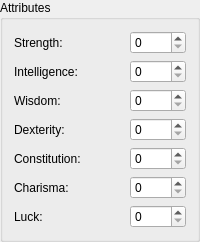
               <widget class="QGroupBox" name="mobAttributeBox">
                <property name="title">
                 <string>Attributes</string>
                </property>
                <layout class="QVBoxLayout">
                 <item>
                  <layout class="QHBoxLayout">
                   <property name="margin">
                    <number>0</number>
                   </property>
                   <item>
                    <widget class="QLabel" name="label_50">
                     <property name="minimumSize">
                      <size>
                       <width>100</width>
                       <height>0</height>
                      </size>
                     </property>
                     <property name="maximumSize">
                      <size>
                       <width>100</width>
                       <height>16777215</height>
                      </size>
                     </property>
                     <property name="text">
                      <string>Strength:</string>
                     </property>
                    </widget>
                   </item>
                   <item>
                    <spacer>
                     <property name="orientation">
                      <enum>Qt::Horizontal</enum>
                     </property>
                     <property name="sizeType">
                      <enum>QSizePolicy::Fixed</enum>
                     </property>
                     <property name="sizeHint" stdset="0">
                      <size>
                       <width>10</width>
                       <height>20</height>
                      </size>
                     </property>
                    </spacer>
                   </item>
                   <item>
                    <widget class="QSpinBox" name="mobStrBox">
                     <property name="focusPolicy">
                      <enum>Qt::WheelFocus</enum>
                     </property>
                     <property name="minimum">
                      <number>0</number>
                     </property>
                     <property name="maximum">
                      <number>30</number>
                     </property>
                     <property name="value">
                      <number>0</number>
                     </property>
                    </widget>
                   </item>
                  </layout>
                 </item>
                 <item>
                  <layout class="QHBoxLayout">
                   <property name="margin">
                    <number>0</number>
                   </property>
                   <item>
                    <widget class="QLabel" name="label_51">
                     <property name="minimumSize">
                      <size>
                       <width>100</width>
                       <height>0</height>
                      </size>
                     </property>
                     <property name="maximumSize">
                      <size>
                       <width>100</width>
                       <height>16777215</height>
                      </size>
                     </property>
                     <property name="text">
                      <string>Intelligence:</string>
                     </property>
                    </widget>
                   </item>
                   <item>
                    <spacer>
                     <property name="orientation">
                      <enum>Qt::Horizontal</enum>
                     </property>
                     <property name="sizeType">
                      <enum>QSizePolicy::Fixed</enum>
                     </property>
                     <property name="sizeHint" stdset="0">
                      <size>
                       <width>10</width>
                       <height>20</height>
                      </size>
                     </property>
                    </spacer>
                   </item>
                   <item>
                    <widget class="QSpinBox" name="mobIntBox">
                     <property name="focusPolicy">
                      <enum>Qt::WheelFocus</enum>
                     </property>
                     <property name="minimum">
                      <number>0</number>
                     </property>
                     <property name="maximum">
                      <number>30</number>
                     </property>
                     <property name="value">
                      <number>0</number>
                     </property>
                    </widget>
                   </item>
                  </layout>
                 </item>
                 <item>
                  <layout class="QHBoxLayout">
                   <property name="margin">
                    <number>0</number>
                   </property>
                   <item>
                    <widget class="QLabel" name="label_52">
                     <property name="minimumSize">
                      <size>
                       <width>100</width>
                       <height>0</height>
                      </size>
                     </property>
                     <property name="maximumSize">
                      <size>
                       <width>100</width>
                       <height>16777215</height>
                      </size>
                     </property>
                     <property name="text">
                      <string>Wisdom:</string>
                     </property>
                    </widget>
                   </item>
                   <item>
                    <spacer>
                     <property name="orientation">
                      <enum>Qt::Horizontal</enum>
                     </property>
                     <property name="sizeType">
                      <enum>QSizePolicy::Fixed</enum>
                     </property>
                     <property name="sizeHint" stdset="0">
                      <size>
                       <width>10</width>
                       <height>20</height>
                      </size>
                     </property>
                    </spacer>
                   </item>
                   <item>
                    <widget class="QSpinBox" name="mobWisBox">
                     <property name="focusPolicy">
                      <enum>Qt::WheelFocus</enum>
                     </property>
                     <property name="minimum">
                      <number>0</number>
                     </property>
                     <property name="maximum">
                      <number>30</number>
                     </property>
                     <property name="value">
                      <number>0</number>
                     </property>
                    </widget>
                   </item>
                  </layout>
                 </item>
                 <item>
                  <layout class="QHBoxLayout">
                   <property name="margin">
                    <number>0</number>
                   </property>
                   <item>
                    <widget class="QLabel" name="label_53">
                     <property name="minimumSize">
                      <size>
                       <width>100</width>
                       <height>0</height>
                      </size>
                     </property>
                     <property name="maximumSize">
                      <size>
                       <width>100</width>
                       <height>16777215</height>
                      </size>
                     </property>
                     <property name="text">
                      <string>Dexterity:</string>
                     </property>
                    </widget>
                   </item>
                   <item>
                    <spacer>
                     <property name="orientation">
                      <enum>Qt::Horizontal</enum>
                     </property>
                     <property name="sizeType">
                      <enum>QSizePolicy::Fixed</enum>
                     </property>
                     <property name="sizeHint" stdset="0">
                      <size>
                       <width>10</width>
                       <height>20</height>
                      </size>
                     </property>
                    </spacer>
                   </item>
                   <item>
                    <widget class="QSpinBox" name="mobDexBox">
                     <property name="focusPolicy">
                      <enum>Qt::WheelFocus</enum>
                     </property>
                     <property name="minimum">
                      <number>0</number>
                     </property>
                     <property name="maximum">
                      <number>30</number>
                     </property>
                     <property name="value">
                      <number>0</number>
                     </property>
                    </widget>
                   </item>
                  </layout>
                 </item>
                 <item>
                  <layout class="QHBoxLayout">
                   <property name="margin">
                    <number>0</number>
                   </property>
                   <item>
                    <widget class="QLabel" name="label_54">
                     <property name="minimumSize">
                      <size>
                       <width>100</width>
                       <height>0</height>
                      </size>
                     </property>
                     <property name="maximumSize">
                      <size>
                       <width>100</width>
                       <height>16777215</height>
                      </size>
                     </property>
                     <property name="text">
                      <string>Constitution:</string>
                     </property>
                    </widget>
                   </item>
                   <item>
                    <spacer>
                     <property name="orientation">
                      <enum>Qt::Horizontal</enum>
                     </property>
                     <property name="sizeType">
                      <enum>QSizePolicy::Fixed</enum>
                     </property>
                     <property name="sizeHint" stdset="0">
                      <size>
                       <width>10</width>
                       <height>20</height>
                      </size>
                     </property>
                    </spacer>
                   </item>
                   <item>
                    <widget class="QSpinBox" name="mobConBox">
                     <property name="focusPolicy">
                      <enum>Qt::WheelFocus</enum>
                     </property>
                     <property name="minimum">
                      <number>0</number>
                     </property>
                     <property name="maximum">
                      <number>30</number>
                     </property>
                     <property name="value">
                      <number>0</number>
                     </property>
                    </widget>
                   </item>
                  </layout>
                 </item>
                 <item>
                  <layout class="QHBoxLayout">
                   <property name="margin">
                    <number>0</number>
                   </property>
                   <item>
                    <widget class="QLabel" name="label_56">
                     <property name="minimumSize">
                      <size>
                       <width>100</width>
                       <height>0</height>
                      </size>
                     </property>
                     <property name="maximumSize">
                      <size>
                       <width>100</width>
                       <height>16777215</height>
                      </size>
                     </property>
                     <property name="text">
                      <string>Charisma:</string>
                     </property>
                    </widget>
                   </item>
                   <item>
                    <spacer>
                     <property name="orientation">
                      <enum>Qt::Horizontal</enum>
                     </property>
                     <property name="sizeType">
                      <enum>QSizePolicy::Fixed</enum>
                     </property>
                     <property name="sizeHint" stdset="0">
                      <size>
                       <width>10</width>
                       <height>20</height>
                      </size>
                     </property>
                    </spacer>
                   </item>
                   <item>
                    <widget class="QSpinBox" name="mobChaBox">
                     <property name="focusPolicy">
                      <enum>Qt::WheelFocus</enum>
                     </property>
                     <property name="minimum">
                      <number>0</number>
                     </property>
                     <property name="maximum">
                      <number>30</number>
                     </property>
                     <property name="value">
                      <number>0</number>
                     </property>
                    </widget>
                   </item>
                  </layout>
                 </item>
                 <item>
                  <layout class="QHBoxLayout">
                   <property name="margin">
                    <number>0</number>
                   </property>
                   <item>
                    <widget class="QLabel" name="label_55">
                     <property name="minimumSize">
                      <size>
                       <width>100</width>
                       <height>0</height>
                      </size>
                     </property>
                     <property name="maximumSize">
                      <size>
                       <width>100</width>
                       <height>16777215</height>
                      </size>
                     </property>
                     <property name="text">
                      <string>Luck:</string>
                     </property>
                    </widget>
                   </item>
                   <item>
                    <spacer>
                     <property name="orientation">
                      <enum>Qt::Horizontal</enum>
                     </property>
                     <property name="sizeType">
                      <enum>QSizePolicy::Fixed</enum>
                     </property>
                     <property name="sizeHint" stdset="0">
                      <size>
                       <width>10</width>
                       <height>20</height>
                      </size>
                     </property>
                    </spacer>
                   </item>
                   <item>
                    <widget class="QSpinBox" name="mobLckBox">
                     <property name="focusPolicy">
                      <enum>Qt::WheelFocus</enum>
                     </property>
                     <property name="minimum">
                      <number>0</number>
                     </property>
                     <property name="maximum">
                      <number>30</number>
                     </property>
                     <property name="value">
                      <number>0</number>
                     </property>
                    </widget>
                   </item>
                  </layout>
                 </item>
                </layout>
               </widget>
